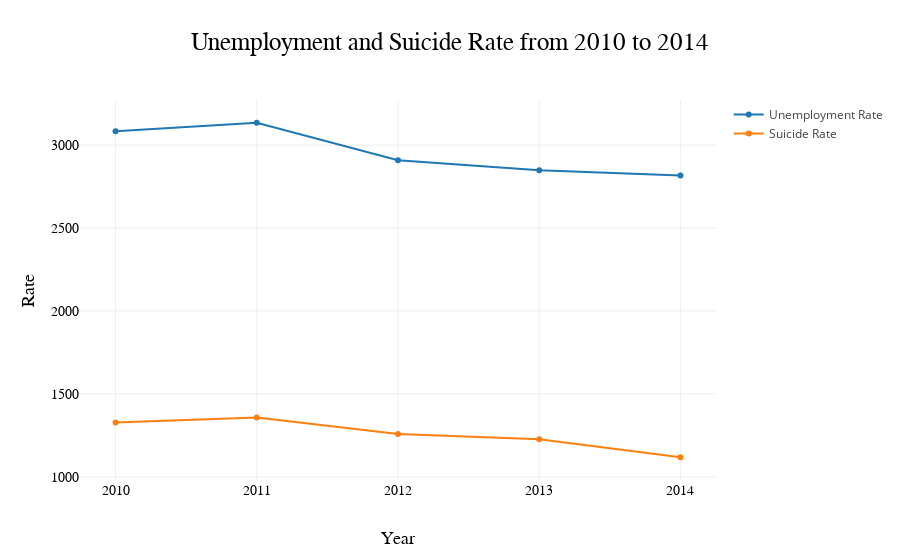

Write notebook code for a chart like this one.
### Code cell
# Plot rates by years with plotly.graph_objs.Scatter

trace0 = go.Scatter(
    x = Rate_year.Year,
    y = Rate_year.Unemployment_Rate,
    mode = 'markers+lines',
    name = 'Unemployment Rate'
)
trace1 = go.Scatter(
    x = Rate_year.Year,
    y = Rate_year.suicide_Rate,
    mode = 'markers+lines',
    name = 'Suicide Rate', 
)


data = [trace0, trace1]

layout = go.Layout(
     title='Unemployment and Suicide Rate from 2010 to 2014',
    titlefont = dict(
         family='Old Standard TT, serif',
        size = 25,
        color = 'Black'
    ),
    
    xaxis=dict(
        title='Year',
        titlefont=dict(
            family='Old Standard TT, serif',
            size=18,
            color='black'
                ),
        
        dtick = 1,
        showticklabels=True,
        
        tickfont=dict(
            family='Old Standard TT, serif',
            size=14,
            color='black'
                ),
            ),

     yaxis=dict(
        title='Rate',
        titlefont=dict(
            family='Old Standard TT, serif',
            size=18,
            color='black'
                ),
        showticklabels=True,
        tickfont=dict(
            family='Old Standard TT, serif',
            size=14,
            color='black'
                    ),
             )
)

fig = go.Figure(data=data, layout=layout)
pyo.iplot(fig)

### Figure 1 — Plotly figure (JSON) as saved in the notebook; plotly's stock layout.template omitted (floating-point values rounded to 4 significant figures)
{"data": [{"mode": "markers+lines", "name": "Unemployment Rate", "type": "scatter", "uid": "039066b6-c7b4-465d-a1db-a438ccb3ee23", "x": [2010, 2011, 2012, 2013, 2014], "y": [3083.0, 3135.0, 2908.0, 2848.0, 2816.0]}, {"mode": "markers+lines", "name": "Suicide Rate", "type": "scatter", "uid": "44d6f27c-6333-46e8-babf-01b1d62c14e3", "x": [2010, 2011, 2012, 2013, 2014], "y": [1328.0, 1358.0, 1258.0, 1227.0, 1118.0]}], "layout": {"title": {"font": {"color": "Black", "family": "Old Standard TT, serif", "size": 25}, "text": "Unemployment and Suicide Rate from 2010 to 2014"}, "xaxis": {"dtick": 1, "showticklabels": true, "tickfont": {"color": "black", "family": "Old Standard TT, serif", "size": 14}, "title": {"font": {"color": "black", "family": "Old Standard TT, serif", "size": 18}, "text": "Year"}}, "yaxis": {"showticklabels": true, "tickfont": {"color": "black", "family": "Old Standard TT, serif", "size": 14}, "title": {"font": {"color": "black", "family": "Old Standard TT, serif", "size": 18}, "text": "Rate"}}}}
